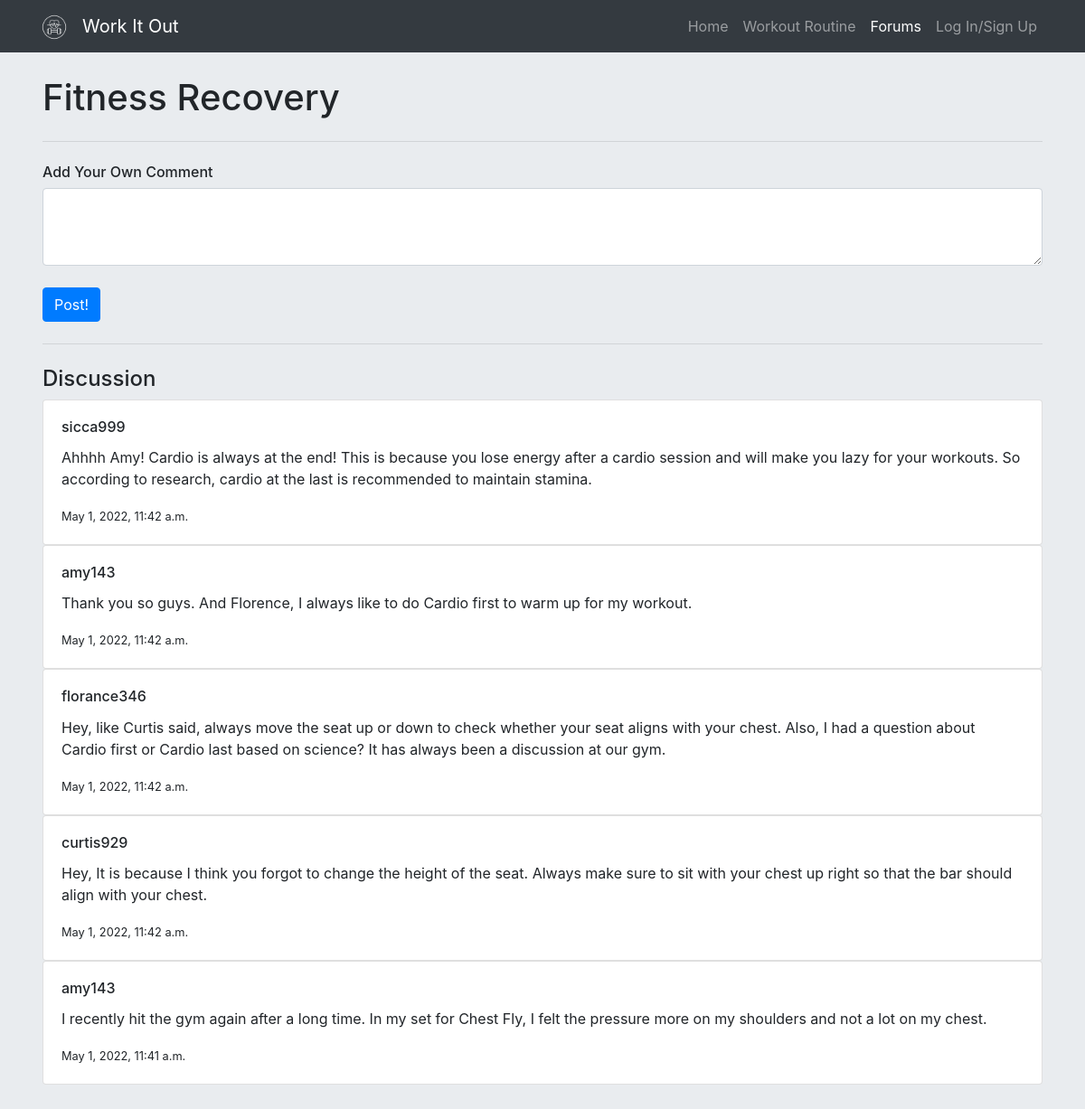
The page /forums/channel/1 on the database its author committed.
### forums/models.py (models this page shows, shortened)
class Channel(models.Model):
    name = models.CharField(max_length=100)
    forum = models.ForeignKey("Forum", on_delete=models.CASCADE)
    desc = models.TextField()
    participants = models.ManyToManyField(User)

class Comment(models.Model):
    content = models.TextField()
    user = models.ForeignKey(User, on_delete=models.CASCADE, blank=True, null=True)
    channel = models.ForeignKey("Channel", on_delete=models.CASCADE, blank=True, null=True)
    date_created = models.DateTimeField()

### forums/views.py (the view)
# urls.py: path('channel/<int:channel_id>', views.channel_detail, name='channel_detail'),
def channel_detail(request, channel_id):
    channel = get_object_or_404(Channel, pk=channel_id)
    global main_channel_id
    main_channel_id = channel_id
    comments = Comment.objects.filter(channel=channel).order_by('-date_created')
    return render(request, 'forums/channel_detail.html', {'channel':channel, 'comments':comments})

### forums/templates/forums/channel_detail.html (shortened to what this page needs)
{% extends 'dragonhacks/base.html' %}
{% block forums %}
    <li class="nav-item active">
        <a class="nav-link" href="{% url 'forums_homepage' %}">Forums</a>
    </li>
{% endblock forums %}
{% block content %}
    <section style="margin-top: 20px;" class="jumbotron">
        <div class="container">
            <h1 class="jumbotron-heading">{{ channel.name }}</h1>
            <hr class="my-4">
            <form method="POST" action="{% url 'add_comment' %}">
                <h6>Add Your Own Comment</h6>
                <textarea name="content" class="form-control" id="exampleFormControlTextarea1" rows="3"></textarea>
                <br>
                <button type="submit" class="btn btn-primary">Post!</button>
            </form>
            <hr class="my-4">
            <h4>Discussion</h4>
            {% for comment in comments %}
                <div class="card">
                    <div class="card-body">
                        <h6 class="card-title">{{ comment.user }}</h6>
                        <p class="card-text">{{ comment.content }}</p>
                        <small>{{ comment.date_created }}</small>
                    </div>
                </div>
            {% endfor %}
        </div>
    </section>
{% endblock content %}

### rows shown on the page
Channel: name "Fitness Recovery"
Comment: user "sicca999", content "Ahhhh Amy! Cardio is always at the end! This is because you lose energy after a cardio session and will make you lazy for your workouts. So according to research, cardio at the last is recommended to maintain stamina.", date_created "May 1, 2022, 11:42 a.m."
Comment: user "amy143", content "Thank you so guys. And Florence, I always like to do Cardio first to warm up for my workout.", date_created "May 1, 2022, 11:42 a.m."
Comment: user "florance346", content "Hey, like Curtis said, always move the seat up or down to check whether your seat aligns with your chest. Also, I had a question about Cardio first or Cardio last based on science? It has always been a discussion at our gym.", date_created "May 1, 2022, 11:42 a.m."
Comment: user "curtis929", content "Hey, It is because I think you forgot to change the height of the seat. Always make sure to sit with your chest up right so that the bar should align with your chest.", date_created "May 1, 2022, 11:42 a.m."
Comment: user "amy143", content "I recently hit the gym again after a long time. In my set for Chest Fly, I felt the pressure more on my shoulders and not a lot on my chest.", date_created "May 1, 2022, 11:41 a.m."
